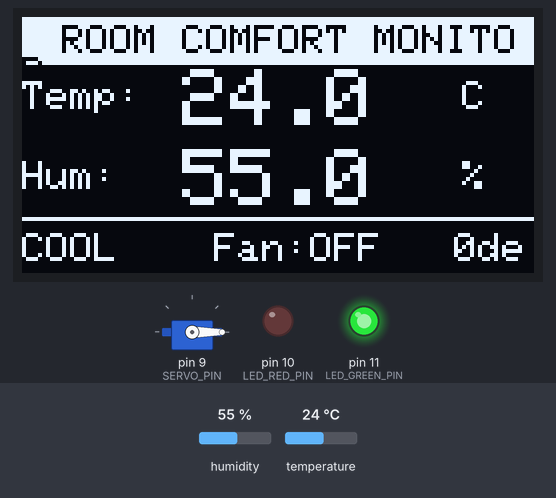
The sketch below on a simulated Arduino Uno, built with avr-gcc and run on an emulated ATmega328P. On the bench: servo, 128×64 one-colour display, output pins drawn as LEDs (lit = HIGH). The inputs (shaded band) are chosen by the test bench; at power-on: temperature 24 °C, humidity 55 %. What the sketch prints to the serial monitor is not drawn.

Above: at 3.2 s.
3.3 s: temperature set to 25.3 °C
At 7.5 s:
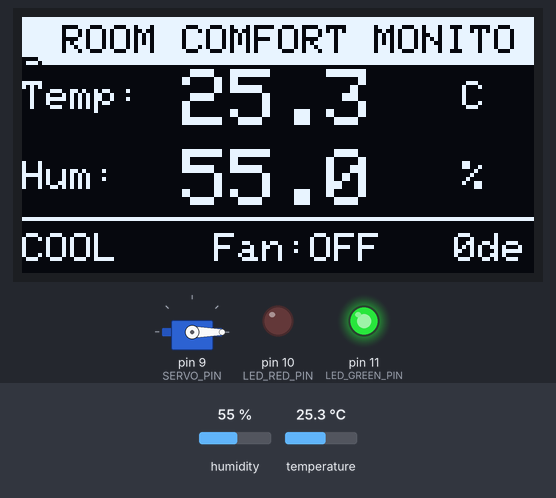
8.1 s: temperature set to 26.5 °C
At 10.6 s:
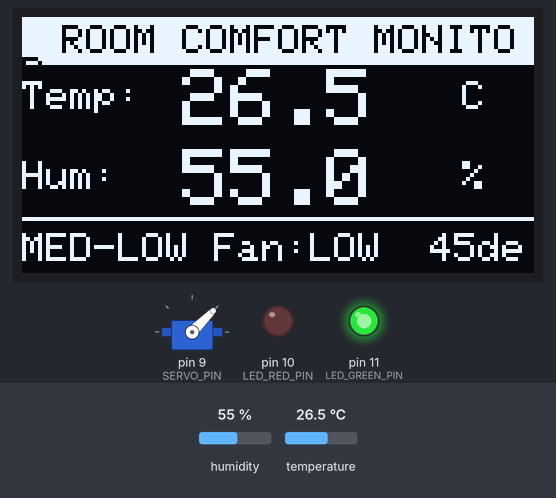
12.9 s: temperature set to 27.3 °C
At 14.9 s:
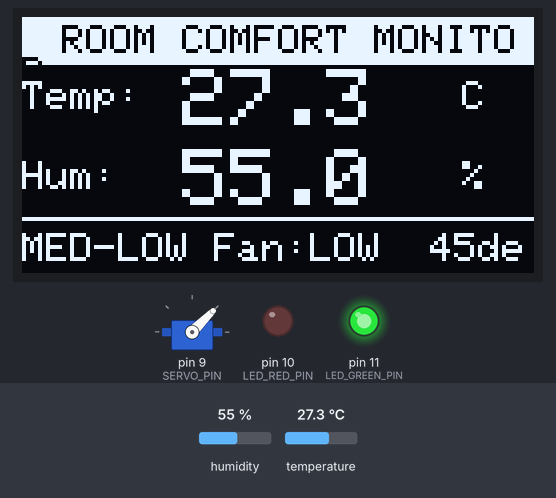
17.7 s: temperature set to 28.4 °C
At 19.1 s:
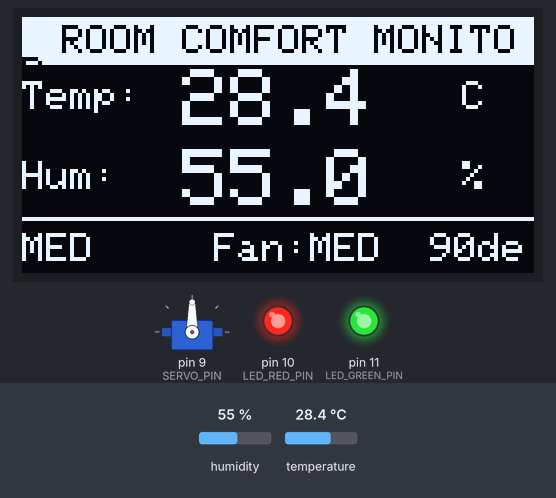
22.5 s: temperature set to 29.6 °C
At 26.4 s:
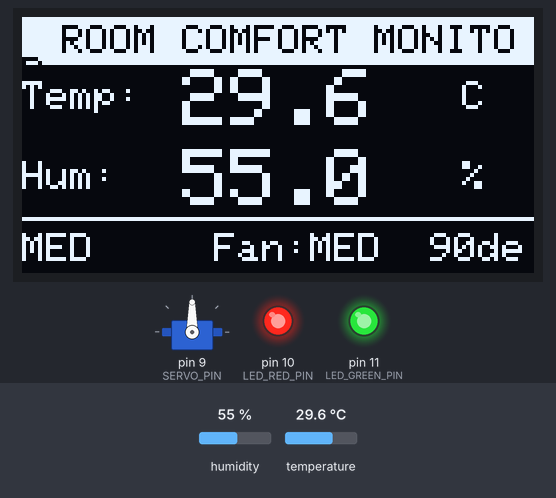
27.6 s: temperature set to 30.3 °C
At 30.6 s:
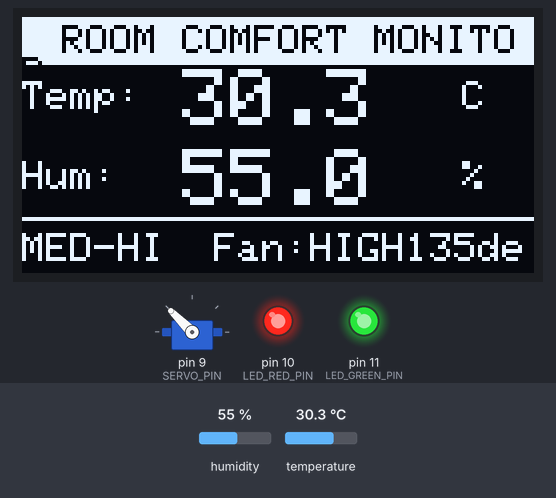
Timing chart, 0 to 32.1 s (numbered marks = the images above; inputs shaded):
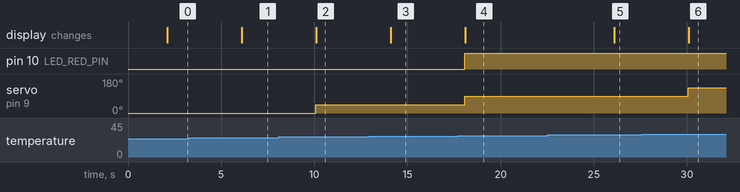

Measured:
- the behaviour switches between 25.9 and 26 °C on temperature (found by bisection; images 1 and 2)
- the behaviour switches between 27.9 and 28 °C on temperature (found by bisection; images 3 and 4)
- the behaviour switches between 29.9 and 30 °C on temperature (found by bisection; images 5 and 6)
- after the input at 3.3 s, the display: changes after 2.8 s (image 1)
- after the input at 8.1 s, servo on pin 9 (SERVO_PIN): 0° → 45° after 2.0 s; the display: changes after 2.0 s (image 2)
- after the input at 12.9 s, the display: changes after 1.2 s (image 3)
- after the input at 17.7 s, pin 10 (LED_RED_PIN): LOW → HIGH after 0.37 s; servo on pin 9 (SERVO_PIN): 45° → 90° after 0.37 s; the display: changes after 0.40 s (image 4)
- after the input at 22.5 s, the display: changes after 3.6 s (image 5)
- after the input at 27.6 s, servo on pin 9 (SERVO_PIN): 90° → 135° after 2.5 s; the display: changes after 2.5 s (image 6)

The sketch:

sketch.ino
```cpp
/*
 *
 *  Room Comfort Monitor with Auto Fan Control
 *
 *  Hardware used:
 *    - Arduino Uno
 *    - DHT22 temperature & humidity sensor (D2)
 *    - SSD1306 OLED display using I2C (A4=SDA, A5=SCL)
 *    - Servo motor for simulating fan speed (D9)
 *    - RGB LED comfort indicator (R=D10, G=D11)
 *
 *  Simple overview:
 *    The DHT22 is polled every 2 seconds. The reading is used
 *    to place the room into one of 5 comfort zones. Each zone
 *    drives a servo angle (fan speed), a LED colour and an
 *    OLED status message simultaneously.
 *
 *
 */

#include <Wire.h>               //I2C bus for OLED
#include <Adafruit_GFX.h>       //OLED graphics
#include <Adafruit_SSD1306.h>   //SSD1306 OLED driver included
#include <DHT.h>                //DHT22 sensor library
#include <Servo.h>              //Servo library included for fan simulation

// defining pins
#define DHTPIN        2
#define DHTTYPE       DHT22
#define SERVO_PIN     9    // Servo wire (has PWM)
#define LED_RED_PIN   10   // RGB LED channels
#define LED_GREEN_PIN 11

// configuring the OLED display
#define SCREEN_WIDTH  128
#define SCREEN_HEIGHT 64
#define OLED_RESET    -1
#define OLED_ADDRESS  0x3C

// setting the temperature thresholds in celcius ───────────────────────────────

#define TEMP_COOL     24.0    // Below this means COOL zone
#define TEMP_MEDLOW   26.0    // Above this means MED-LOW zone
#define TEMP_MED      28.0    // Above this means MED zone
#define TEMP_MEDHIGH  30.0    // Above this means MED-HIGH zone
#define TEMP_HOT      33.0    // Above this means HOT zone

//Servo angles to represent fan speed increasing and decreasing
// 0° = stopped, 180° = full speed

#define FAN_OFF       0
#define FAN_MEDLOW    45
#define FAN_MED       90
#define FAN_MEDHIGH   135
#define FAN_FULL      180

//sensor polling interval

#define READ_INTERVAL_MS 2000

//object instances
DHT dht(DHTPIN, DHTTYPE);
Adafruit_SSD1306 display(SCREEN_WIDTH, SCREEN_HEIGHT, &Wire, OLED_RESET);
Servo fanServo;

//Comfort zone enum

enum ComfortZone { COOL, MEDLOW, MED, MEDHIGH, HOT };

//timing tracker
unsigned long lastReadTime = 0;

//forward declarations
ComfortZone determineZone(float temp);
void setFanSpeed(ComfortZone zone);
void setComfortLED(ComfortZone zone);
void setRGB(bool red, bool green);
void updateDisplay(float temp, float hum, ComfortZone zone);
void displayError();
const char* zoneLabel(ComfortZone zone);

//processing begins
void setup() {
  Serial.begin(9600);
  Serial.println(F("Room Comfort Monitor starting..."));

  // to initialise DHT22 sensor
  dht.begin();

 //starts at 0
  fanServo.attach(SERVO_PIN);
  fanServo.write(FAN_OFF);

  //setting up LED pins as outputs
  pinMode(LED_RED_PIN,   OUTPUT);
  pinMode(LED_GREEN_PIN, OUTPUT);
  setRGB(false, true);

  //initialise OLED
  if (!display.begin(SSD1306_SWITCHCAPVCC, OLED_ADDRESS)) {
    Serial.println(F("ERROR: SSD1306 OLED not found. Check wiring!"));
    while (true);
  }

  //Startup screen to be shown while DHT22 stabilises
  display.clearDisplay();
  display.setTextColor(SSD1306_WHITE);
  display.setTextSize(1);
  display.setCursor(10, 10);
  display.println(F("Room Comfort"));
  display.println(F("  Monitor v2.0"));
  display.setCursor(10, 40);
  display.println(F("Warming up sensor..."));
  display.display();

  // DHT22 normaly needs seconds after power-on before first valid read
  delay(2000);
}


void loop() {
  unsigned long now = millis();

  // we only poll the sensor every READ_INTERVAL_MS milliseconds
  // this will prevent DHT22 overload and keeps readings stable
  if (now - lastReadTime >= READ_INTERVAL_MS) {
    lastReadTime = now;

    //Read sensor
    float humidity    = dht.readHumidity();
    float temperature = dht.readTemperature();  // Celsius

    // isnan() method catches failed readings
    if (isnan(humidity) || isnan(temperature)) {
      Serial.println(F("DHT22 read failed — check connections."));
      displayError();
      return;
    }


    ComfortZone zone = determineZone(temperature);

    //depending on temp zon se derive all three output systems
    setFanSpeed(zone);              //move servo to matching angle
    setComfortLED(zone);            //set RGB LED colour
    updateDisplay(temperature, humidity, zone);  // Then OLED refresh

    // ── Serial debug output ──────────────────────────────────
    Serial.print(F("Temp: "));     Serial.print(temperature); Serial.print(F("C  "));
    Serial.print(F("Humidity: ")); Serial.print(humidity);    Serial.print(F("%  "));
    Serial.print(F("Zone: "));     Serial.println(zoneLabel(zone));
  }
}


// here the temperature is compared with thresholds from hottest downward
// the method returns the matching ComfortZone enum value.

ComfortZone determineZone(float temp) {
  if (temp >= TEMP_HOT)     return HOT;
  if (temp >= TEMP_MEDHIGH) return MEDHIGH;
  if (temp >= TEMP_MED)     return MED;
  if (temp >= TEMP_MEDLOW)  return MEDLOW;
  return COOL;
}


// setFanSpeed

void setFanSpeed(ComfortZone zone) {
  switch (zone) {
    case COOL:    fanServo.write(FAN_OFF);     break;
    case MEDLOW:  fanServo.write(FAN_MEDLOW);  break;
    case MED:     fanServo.write(FAN_MED);     break;
    case MEDHIGH: fanServo.write(FAN_MEDHIGH); break;
    case HOT:     fanServo.write(FAN_FULL);    break;
  }
}


// setComfortLED

void setComfortLED(ComfortZone zone) {
  switch (zone) {
    case COOL:    setRGB(false, true);  break;  // Green
    case MEDLOW:  setRGB(false, true);  break;  // Green
    case MED:     setRGB(true,  true);  break;  // Yellow
    case MEDHIGH: setRGB(true,  true);  break;  // Yellow
    case HOT:     setRGB(true,  false); break;  // Red
  }
}


// setRGB

void setRGB(bool red, bool green) {
  digitalWrite(LED_RED_PIN,   red   ? HIGH : LOW);
  digitalWrite(LED_GREEN_PIN, green ? HIGH : LOW);
}


// updateDisplay

void updateDisplay(float temp, float hum, ComfortZone zone) {
  display.clearDisplay();

  //header uses inverted colours for visual contrast
  display.fillRect(0, 0, 128, 12, SSD1306_WHITE);
  display.setTextColor(SSD1306_BLACK);
  display.setTextSize(1);
  display.setCursor(10, 2);
  display.print(F("ROOM COMFORT MONITOR"));

  //the temperature reading in large font for easy reading
  display.setTextColor(SSD1306_WHITE);
  display.setTextSize(1);
  display.setCursor(0, 16);
  display.print(F("Temp:"));
  display.setTextSize(2);
  display.setCursor(40, 13);
  display.print(temp, 1);
  display.setTextSize(1);
  display.setCursor(110, 16);
  display.print(F("C"));

  //humidity reading also in large font
  display.setTextSize(1);
  display.setCursor(0, 36);
  display.print(F("Hum: "));
  display.setTextSize(2);
  display.setCursor(40, 33);
  display.print(hum, 1);
  display.setTextSize(1);
  display.setCursor(110, 36);
  display.print(F("%"));

  //horizontal line between readings and status
  display.drawLine(0, 50, 128, 50, SSD1306_WHITE);

  //the status bar, zone label and current servo angle
  display.setTextSize(1);
  display.setCursor(0, 54);
  switch (zone) {
    case COOL:    display.print(F("COOL    Fan:OFF   0deg"));  break;
    case MEDLOW:  display.print(F("MED-LOW Fan:LOW  45deg"));  break;
    case MED:     display.print(F("MED     Fan:MED  90deg"));  break;
    case MEDHIGH: display.print(F("MED-HI  Fan:HIGH135deg"));  break;
    case HOT:     display.print(F("HOT!    Fan:MAX  180deg")); break;
  }


  display.display();
}


// zoneLabel

const char* zoneLabel(ComfortZone zone) {
  switch (zone) {
    case COOL:    return "COOL";
    case MEDLOW:  return "MED-LOW";
    case MED:     return "MED";
    case MEDHIGH: return "MED-HIGH";
    case HOT:     return "HOT";
    default:      return "UNKNOWN";
  }
}


// displayError in case nan

void displayError() {
  display.clearDisplay();
  display.setTextColor(SSD1306_WHITE);
  display.setTextSize(1);
  display.setCursor(10, 20);
  display.println(F("Sensor Error!"));
  display.setCursor(10, 35);
  display.println(F("Check DHT22 wiring"));
  display.display();

  //brief red blink as a visual alert
  setRGB(true, false);
  delay(300);
  setRGB(false, false);
}
```
